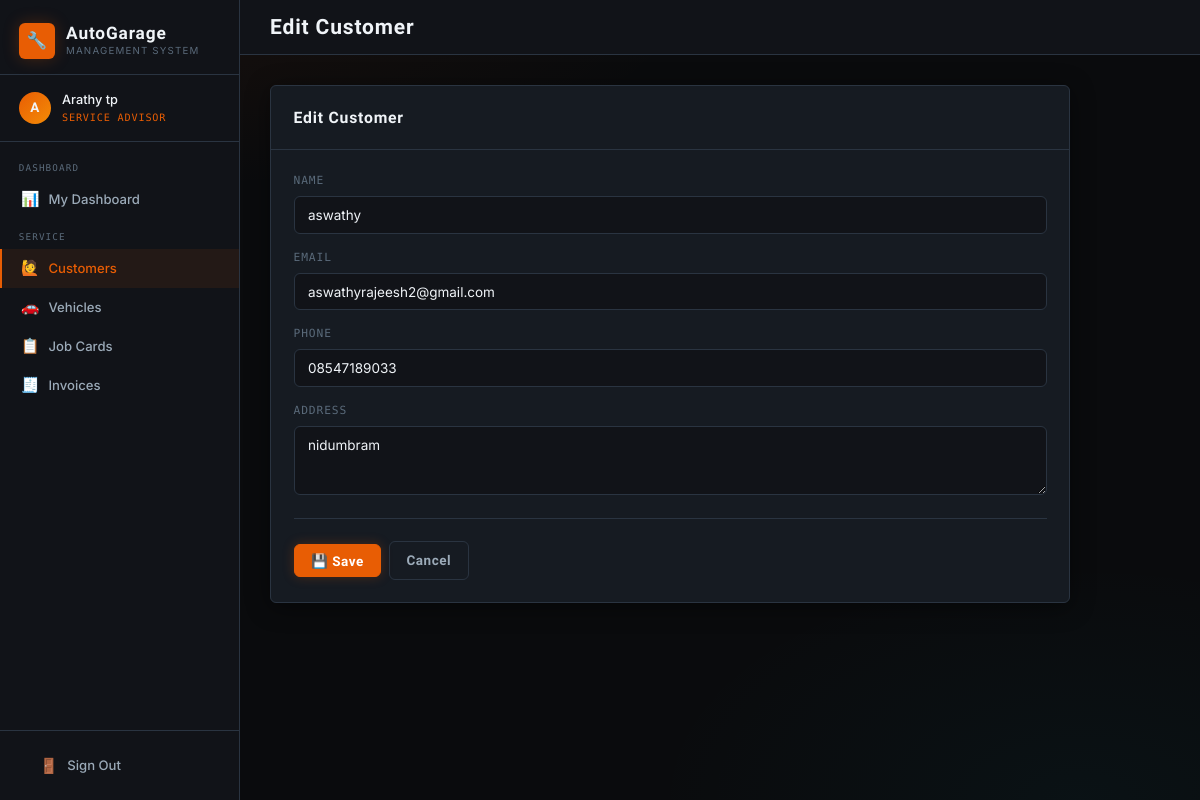
The app's page /customers/1/edit/ (signed in) with its own data.
### core/models.py (models this page shows, shortened)
class UserProfile(models.Model):
    ROLE_CHOICES = [
        ('owner', 'Owner'),
        ('advisor', 'Service Advisor'),
        ('mechanic', 'Mechanic'),
        ('store_manager', 'Store Manager'),
    ]
    user = models.OneToOneField(User, on_delete=models.CASCADE, related_name='profile')
    role = models.CharField(max_length=20, choices=ROLE_CHOICES)
    phone = models.CharField(max_length=20, blank=True)
    created_at = models.DateTimeField(auto_now_add=True)

class Customer(models.Model):
    name = models.CharField(max_length=100)
    email = models.EmailField(blank=True)
    phone = models.CharField(max_length=20)
    address = models.TextField(blank=True)
    created_at = models.DateTimeField(auto_now_add=True)
    created_by = models.ForeignKey(User, on_delete=models.SET_NULL, null=True)

### core/views.py (the view)
# urls.py: path('customers/<int:pk>/edit/', views.customer_edit, name='customer_edit'),
@login_required
@role_required('owner', 'advisor')
def customer_edit(request, pk):
    customer = get_object_or_404(Customer, pk=pk)
    form = CustomerForm(request.POST or None, instance=customer)
    if request.method == 'POST' and form.is_valid():
        form.save()
        messages.success(request, "Customer updated.")
        return redirect('customer_detail', pk=pk)
    return render(request, 'core/customer_form.html', {'form': form, 'title': 'Edit Customer'})

### core/forms.py
class CustomerForm(forms.ModelForm):
    class Meta:
        model = Customer
        fields = ['name', 'email', 'phone', 'address']
        widgets = {
            'name': forms.TextInput(attrs={'class': 'form-input'}),
            'email': forms.EmailInput(attrs={'class': 'form-input'}),
            'phone': forms.TextInput(attrs={'class': 'form-input'}),
            'address': forms.Textarea(attrs={'class': 'form-input', 'rows': 3}),
        }

### core/views.py (called while the page is built)
def role_required(*roles):
    def decorator(view_func):
        @wraps(view_func)
        def wrapper(request, *args, **kwargs):
            if not request.user.is_authenticated:
                return redirect('login')
            try:
                profile = request.user.profile
                if profile.role in roles or request.user.is_superuser:
                    return view_func(request, *args, **kwargs)
            except UserProfile.DoesNotExist:
                if request.user.is_superuser:
                    return view_func(request, *args, **kwargs)
            messages.error(request, "You don't have permission to access that page.")
            return redirect('dashboard')
        return wrapper
    return decorator

### core/templates/core/customer_form.html (shortened to what this page needs)
{% extends 'core/base.html' %}
{% block page_title %}{{ title }}{% endblock %}
{% block content %}
<div class="card" style="max-width:800px;">
  <div class="card-header"><span class="card-title">{{ title }}</span></div>
  <div class="card-body">
    <form method="post">
      {% for field in form %}
      <div class="form-group mb-2">
        <label for="{{ field.id_for_label }}">{{ field.label }}</label>
        {{ field }}
      </div>
      {% endfor %}
      <hr class="divider">
      <div class="flex gap-2">
        <button type="submit" class="btn btn-primary">💾 Save</button>
        <a href="javascript:history.back()" class="btn btn-secondary">Cancel</a>
      </div>
    </form>
  </div>
</div>
{% endblock %}

### core/templates/core/base.html (shortened to what this page needs)
{% load static %}
<!DOCTYPE html>
<html lang="en">
<head>
  <link rel="stylesheet" href="{% static 'core/css/style.css' %}">
</head>
<body>
<div class="layout">
  <aside class="sidebar">
    <div class="sidebar-brand">
      <a href="{% url 'dashboard' %}" class="logo">
        <div class="logo-icon">🔧</div>
        <div>
          <div class="logo-text">AutoGarage</div>
          <div class="logo-sub">Management System</div>
        </div>
      </a>
    </div>
    <div class="sidebar-user">
      <div class="user-avatar">{{ request.user.username|first|upper }}</div>
      <div>
        <div class="user-name">{{ request.user.get_full_name|default:request.user.username }}</div>
        <div class="user-role">
          {% if request.user.is_superuser %}Owner{% else %}{{ request.user.profile.get_role_display }}{% endif %}
        </div>
      </div>
    </div>
    <nav class="sidebar-nav">
      {% with role=request.user.profile.role|default:"owner" %}
      {% if request.user.is_superuser or role == "owner" %}
      <div class="nav-section">
        <div class="nav-section-label">Overview</div>
        <a href="{% url 'owner_dashboard' %}" class="nav-link {% if request.resolver_match.url_name == 'owner_dashboard' %}active{% endif %}">
          <span class="icon">📊</span><span>Dashboard</span>
        </a>
        <a href="{% url 'reports' %}" class="nav-link {% if request.resolver_match.url_name == 'reports' %}active{% endif %}">
          <span class="icon">📈</span><span>Reports</span>
        </a>
      </div>
      <div class="nav-section">
        <div class="nav-section-label">People</div>
        <a href="{% url 'staff_list' %}" class="nav-link {% if 'staff' in request.resolver_match.url_name %}active{% endif %}">
          <span class="icon">👥</span><span>Staff</span>
        </a>
        <a href="{% url 'customer_list' %}" class="nav-link {% if 'customer' in request.resolver_match.url_name %}active{% endif %}">
          <span class="icon">🙋</span><span>Customers</span>
        </a>
      </div>
      <div class="nav-section">
        <div class="nav-section-label">Operations</div>
        <a href="{% url 'vehicle_list' %}" class="nav-link {% if 'vehicle' in request.resolver_match.url_name %}active{% endif %}">
          <span class="icon">🚗</span><span>Vehicles</span>
        </a>
        <a href="{% url 'job_list' %}" class="nav-link {% if 'job' in request.resolver_match.url_name %}active{% endif %}">
          <span class="icon">📋</span><span>Job Cards</span>
        </a>
        <a href="{% url 'invoice_list' %}" class="nav-link {% if 'invoice' in request.resolver_match.url_name %}active{% endif %}">
          <span class="icon">🧾</span><span>Invoices</span>
        </a>
      </div>
      <div class="nav-section">
        <div class="nav-section-label">Inventory</div>
        <a href="{% url 'parts_list' %}" class="nav-link {% if 'part' in request.resolver_match.url_name %}active{% endif %}">
          <span class="icon">⚙️</span><span>Spare Parts</span>
        </a>
        <a href="{% url 'category_list' %}" class="nav-link {% if 'category' in request.resolver_match.url_name %}active{% endif %}">
          <span class="icon">🏷️</span><span>Categories</span>
        </a>
        <a href="{% url 'supplier_list' %}" class="nav-link {% if 'supplier' in request.resolver_match.url_name %}active{% endif %}">
          <span class="icon">🏭</span><span>Suppliers</span>
        </a>
      </div>
      {% elif role == "advisor" %}
      <div class="nav-section">
        <div class="nav-section-label">Dashboard</div>
        <a href="{% url 'advisor_dashboard' %}" class="nav-link {% if request.resolver_match.url_name == 'advisor_dashboard' %}active{% endif %}">
          <span class="icon">📊</span><span>My Dashboard</span>
        </a>
      </div>
      <div class="nav-section">
        <div class="nav-section-label">Service</div>
        <a href="{% url 'customer_list' %}" class="nav-link {% if 'customer' in request.resolver_match.url_name %}active{% endif %}">
          <span class="icon">🙋</span><span>Customers</span>
        </a>
        <a href="{% url 'vehicle_list' %}" class="nav-link {% if 'vehicle' in request.resolver_match.url_name %}active{% endif %}">
          <span class="icon">🚗</span><span>Vehicles</span>
        </a>
        <a href="{% url 'job_list' %}" class="nav-link {% if 'job' in request.resolver_match.url_name %}active{% endif %}">
          <span class="icon">📋</span><span>Job Cards</span>
        </a>
        <a href="{% url 'invoice_list' %}" class="nav-link {% if 'invoice' in request.resolver_match.url_name %}active{% endif %}">
          <span class="icon">🧾</span><span>Invoices</span>
        </a>
      </div>
      {% endif %}
      {% endwith %}
    </nav>
    <div class="sidebar-footer">
      <a href="{% url 'logout' %}" class="nav-link">
        <span class="icon">🚪</span><span>Sign Out</span>
      </a>
    </div>
  </aside>
  <div class="main">
    <div class="topbar">
      <div class="page-title">
        {% block page_title %}Dashboard{% endblock %}
      </div>
    </div>
    <div class="content">
      {% block content %}{% endblock %}
    </div>
  </div>
</div>
</body>
</html>

### records on screen
Customer: form "aswathy" "aswathyrajeesh2@gmail.com" "08547189033" "nidumbram"

### other values on screen
{{ request.user.username|first|upper }} "A"
{{ request.user.get_full_name|default:request.user.username }} "Arathy tp"
{{ request.user.profile.get_role_display }} "SERVICE ADVISOR"
{{ title }} "Edit Customer"
{{ field.label }} "NAME" "EMAIL" "PHONE" "ADDRESS"
